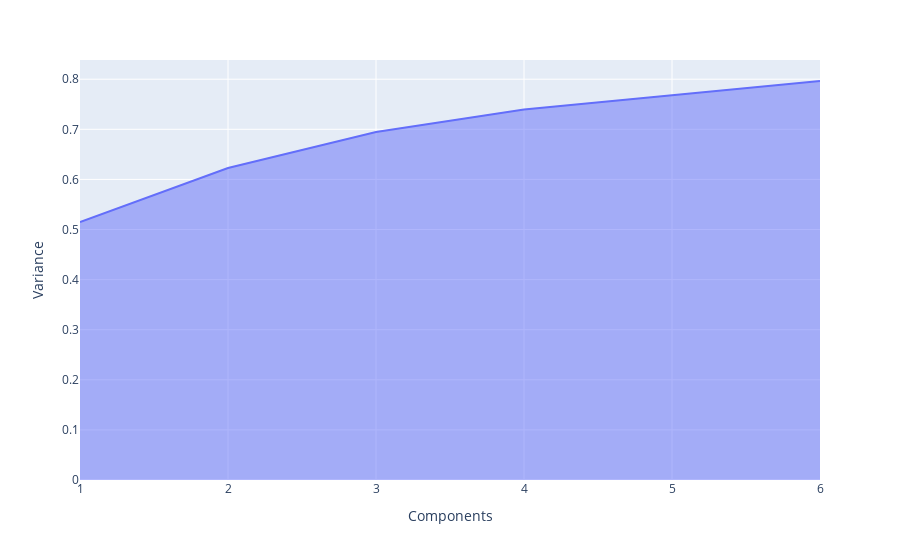

This figure's notebook cell:
### Code cell
pca = PCA(n_components = 6)
prin_comp = pca.fit_transform(customer_spending_per_category)
variance = np.cumsum(pca.explained_variance_ratio_)

px.area(
    x=range(1, variance.shape[0] + 1),
    y=variance,
    labels={"x": "Components", "y": "Variance"})

### Figure 1 — Plotly figure (JSON) as saved in the notebook; plotly's stock layout.template omitted (floating-point values rounded to 4 significant figures)
{"data": [{"hovertemplate": "Components=%{x}<br>Variance=%{y}<extra></extra>", "legendgroup": "", "line": {"color": "#636efa"}, "mode": "lines", "name": "", "orientation": "v", "showlegend": false, "stackgroup": "1", "type": "scatter", "x": [1, 2, 3, 4, 5, 6], "xaxis": "x", "y": [0.5148, 0.6229, 0.6948, 0.7398, 0.7682, 0.7965], "yaxis": "y"}], "layout": {"legend": {"tracegroupgap": 0}, "margin": {"t": 60}, "xaxis": {"anchor": "y", "domain": [0, 1], "title": {"text": "Components"}}, "yaxis": {"anchor": "x", "domain": [0, 1], "title": {"text": "Variance"}}}}
